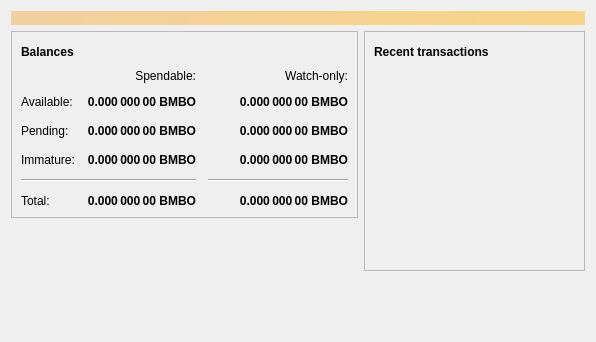
<?xml version="1.0" encoding="UTF-8"?>
<ui version="4.0">
 <class>OverviewPage</class>
 <widget class="QWidget" name="OverviewPage">
  <property name="geometry">
   <rect>
    <x>0</x>
    <y>0</y>
    <width>596</width>
    <height>342</height>
   </rect>
  </property>
  <property name="windowTitle">
   <string>Form</string>
  </property>
  <layout class="QVBoxLayout" name="topLayout">
   <item>
    <widget class="QLabel" name="labelAlerts">
     <property name="visible">
      <bool>false</bool>
     </property>
     <property name="styleSheet">
      <string notr="true">QLabel { background-color: qlineargradient(x1: 0, y1: 0, x2: 1, y2: 0, stop:0 #F0D0A0, stop:1 #F8D488); color:#000000; }</string>
     </property>
     <property name="wordWrap">
      <bool>true</bool>
     </property>
     <property name="margin">
      <number>3</number>
     </property>
     <property name="textInteractionFlags">
      <set>Qt::TextSelectableByMouse</set>
     </property>
    </widget>
   </item>
   <item>
    <layout class="QHBoxLayout" name="horizontalLayout" stretch="1,1">
     <item>
      <layout class="QVBoxLayout" name="verticalLayout_2">
       <item>
        <widget class="QFrame" name="frame">
         <property name="frameShape">
          <enum>QFrame::StyledPanel</enum>
         </property>
         <property name="frameShadow">
          <enum>QFrame::Raised</enum>
         </property>
         <layout class="QVBoxLayout" name="verticalLayout_4">
          <item>
           <layout class="QHBoxLayout" name="horizontalLayout_4">
            <item>
             <widget class="QLabel" name="label_5">
              <property name="font">
               <font>
                <weight>75</weight>
                <bold>true</bold>
               </font>
              </property>
              <property name="text">
               <string>Balances</string>
              </property>
             </widget>
            </item>
            <item>
             <widget class="QPushButton" name="labelWalletStatus">
              <property name="enabled">
               <bool>true</bool>
              </property>
              <property name="maximumSize">
               <size>
                <width>30</width>
                <height>16777215</height>
               </size>
              </property>
              <property name="toolTip">
               <string>The displayed information may be out of date. Your wallet automatically synchronizes with the BimboCoin network after a connection is established, but this process has not completed yet.</string>
              </property>
              <property name="text">
               <string/>
              </property>
              <property name="icon">
               <iconset resource="../bitcoin.qrc">
                <normaloff>:/icons/warning</normaloff>
                <disabledoff>:/icons/warning</disabledoff>:/icons/warning</iconset>
              </property>
              <property name="iconSize">
               <size>
                <width>24</width>
                <height>24</height>
               </size>
              </property>
              <property name="flat">
               <bool>true</bool>
              </property>
             </widget>
            </item>
            <item>
             <spacer name="horizontalSpacer_3">
              <property name="orientation">
               <enum>Qt::Horizontal</enum>
              </property>
              <property name="sizeHint" stdset="0">
               <size>
                <width>40</width>
                <height>20</height>
               </size>
              </property>
             </spacer>
            </item>
           </layout>
          </item>
          <item>
           <layout class="QGridLayout" name="gridLayout">
            <property name="spacing">
             <number>12</number>
            </property>
            <item row="2" column="2">
             <widget class="QLabel" name="labelWatchPending">
              <property name="font">
               <font>
                <weight>75</weight>
                <bold>true</bold>
               </font>
              </property>
              <property name="cursor">
               <cursorShape>IBeamCursor</cursorShape>
              </property>
              <property name="toolTip">
               <string>Unconfirmed transactions to watch-only addresses</string>
              </property>
              <property name="text">
               <string notr="true">0.000 000 00 BMBO</string>
              </property>
              <property name="alignment">
               <set>Qt::AlignRight|Qt::AlignTrailing|Qt::AlignVCenter</set>
              </property>
              <property name="textInteractionFlags">
               <set>Qt::LinksAccessibleByMouse|Qt::TextSelectableByKeyboard|Qt::TextSelectableByMouse</set>
              </property>
             </widget>
            </item>
            <item row="2" column="1">
             <widget class="QLabel" name="labelUnconfirmed">
              <property name="font">
               <font>
                <weight>75</weight>
                <bold>true</bold>
               </font>
              </property>
              <property name="cursor">
               <cursorShape>IBeamCursor</cursorShape>
              </property>
              <property name="toolTip">
               <string>Total of transactions that have yet to be confirmed, and do not yet count toward the spendable balance</string>
              </property>
              <property name="text">
               <string notr="true">0.000 000 00 BMBO</string>
              </property>
              <property name="alignment">
               <set>Qt::AlignRight|Qt::AlignTrailing|Qt::AlignVCenter</set>
              </property>
              <property name="textInteractionFlags">
               <set>Qt::LinksAccessibleByMouse|Qt::TextSelectableByKeyboard|Qt::TextSelectableByMouse</set>
              </property>
             </widget>
            </item>
            <item row="3" column="2">
             <widget class="QLabel" name="labelWatchImmature">
              <property name="font">
               <font>
                <weight>75</weight>
                <bold>true</bold>
               </font>
              </property>
              <property name="cursor">
               <cursorShape>IBeamCursor</cursorShape>
              </property>
              <property name="toolTip">
               <string>Mined balance in watch-only addresses that has not yet matured</string>
              </property>
              <property name="text">
               <string notr="true">0.000 000 00 BMBO</string>
              </property>
              <property name="alignment">
               <set>Qt::AlignRight|Qt::AlignTrailing|Qt::AlignVCenter</set>
              </property>
              <property name="textInteractionFlags">
               <set>Qt::LinksAccessibleByMouse|Qt::TextSelectableByKeyboard|Qt::TextSelectableByMouse</set>
              </property>
             </widget>
            </item>
            <item row="4" column="0" colspan="2">
             <widget class="Line" name="line">
              <property name="orientation">
               <enum>Qt::Horizontal</enum>
              </property>
             </widget>
            </item>
            <item row="4" column="2">
             <widget class="Line" name="lineWatchBalance">
              <property name="sizePolicy">
               <sizepolicy hsizetype="Preferred" vsizetype="Fixed">
                <horstretch>0</horstretch>
                <verstretch>0</verstretch>
               </sizepolicy>
              </property>
              <property name="minimumSize">
               <size>
                <width>140</width>
                <height>0</height>
               </size>
              </property>
              <property name="orientation">
               <enum>Qt::Horizontal</enum>
              </property>
             </widget>
            </item>
            <item row="5" column="0">
             <widget class="QLabel" name="labelTotalText">
              <property name="text">
               <string>Total:</string>
              </property>
             </widget>
            </item>
            <item row="3" column="1">
             <widget class="QLabel" name="labelImmature">
              <property name="font">
               <font>
                <weight>75</weight>
                <bold>true</bold>
               </font>
              </property>
              <property name="cursor">
               <cursorShape>IBeamCursor</cursorShape>
              </property>
              <property name="toolTip">
               <string>Mined balance that has not yet matured</string>
              </property>
              <property name="text">
               <string notr="true">0.000 000 00 BMBO</string>
              </property>
              <property name="alignment">
               <set>Qt::AlignRight|Qt::AlignTrailing|Qt::AlignVCenter</set>
              </property>
              <property name="textInteractionFlags">
               <set>Qt::LinksAccessibleByMouse|Qt::TextSelectableByKeyboard|Qt::TextSelectableByMouse</set>
              </property>
             </widget>
            </item>
            <item row="2" column="3">
             <spacer name="horizontalSpacer_2">
              <property name="orientation">
               <enum>Qt::Horizontal</enum>
              </property>
              <property name="sizeHint" stdset="0">
               <size>
                <width>40</width>
                <height>20</height>
               </size>
              </property>
             </spacer>
            </item>
            <item row="3" column="0">
             <widget class="QLabel" name="labelImmatureText">
              <property name="text">
               <string>Immature:</string>
              </property>
             </widget>
            </item>
            <item row="5" column="1">
             <widget class="QLabel" name="labelTotal">
              <property name="font">
               <font>
                <weight>75</weight>
                <bold>true</bold>
               </font>
              </property>
              <property name="cursor">
               <cursorShape>IBeamCursor</cursorShape>
              </property>
              <property name="toolTip">
               <string>Your current total balance</string>
              </property>
              <property name="text">
               <string notr="true">0.000 000 00 BMBO</string>
              </property>
              <property name="alignment">
               <set>Qt::AlignRight|Qt::AlignTrailing|Qt::AlignVCenter</set>
              </property>
              <property name="textInteractionFlags">
               <set>Qt::LinksAccessibleByMouse|Qt::TextSelectableByKeyboard|Qt::TextSelectableByMouse</set>
              </property>
             </widget>
            </item>
            <item row="5" column="2">
             <widget class="QLabel" name="labelWatchTotal">
              <property name="font">
               <font>
                <weight>75</weight>
                <bold>true</bold>
               </font>
              </property>
              <property name="cursor">
               <cursorShape>IBeamCursor</cursorShape>
              </property>
              <property name="toolTip">
               <string>Current total balance in watch-only addresses</string>
              </property>
              <property name="text">
               <string notr="true">0.000 000 00 BMBO</string>
              </property>
              <property name="alignment">
               <set>Qt::AlignRight|Qt::AlignTrailing|Qt::AlignVCenter</set>
              </property>
              <property name="textInteractionFlags">
               <set>Qt::LinksAccessibleByMouse|Qt::TextSelectableByKeyboard|Qt::TextSelectableByMouse</set>
              </property>
             </widget>
            </item>
            <item row="0" column="2">
             <widget class="QLabel" name="labelWatchonly">
              <property name="text">
               <string>Watch-only:</string>
              </property>
              <property name="alignment">
               <set>Qt::AlignRight|Qt::AlignTrailing|Qt::AlignVCenter</set>
              </property>
             </widget>
            </item>
            <item row="1" column="0">
             <widget class="QLabel" name="labelBalanceText">
              <property name="text">
               <string>Available:</string>
              </property>
             </widget>
            </item>
            <item row="1" column="1">
             <widget class="QLabel" name="labelBalance">
              <property name="font">
               <font>
                <weight>75</weight>
                <bold>true</bold>
               </font>
              </property>
              <property name="cursor">
               <cursorShape>IBeamCursor</cursorShape>
              </property>
              <property name="toolTip">
               <string>Your current spendable balance</string>
              </property>
              <property name="text">
               <string notr="true">0.000 000 00 BMBO</string>
              </property>
              <property name="alignment">
               <set>Qt::AlignRight|Qt::AlignTrailing|Qt::AlignVCenter</set>
              </property>
              <property name="textInteractionFlags">
               <set>Qt::LinksAccessibleByMouse|Qt::TextSelectableByKeyboard|Qt::TextSelectableByMouse</set>
              </property>
             </widget>
            </item>
            <item row="1" column="2">
             <widget class="QLabel" name="labelWatchAvailable">
              <property name="font">
               <font>
                <weight>75</weight>
                <bold>true</bold>
               </font>
              </property>
              <property name="cursor">
               <cursorShape>IBeamCursor</cursorShape>
              </property>
              <property name="toolTip">
               <string>Your current balance in watch-only addresses</string>
              </property>
              <property name="text">
               <string notr="true">0.000 000 00 BMBO</string>
              </property>
              <property name="alignment">
               <set>Qt::AlignRight|Qt::AlignTrailing|Qt::AlignVCenter</set>
              </property>
              <property name="textInteractionFlags">
               <set>Qt::LinksAccessibleByMouse|Qt::TextSelectableByKeyboard|Qt::TextSelectableByMouse</set>
              </property>
             </widget>
            </item>
            <item row="2" column="0">
             <widget class="QLabel" name="labelPendingText">
              <property name="text">
               <string>Pending:</string>
              </property>
             </widget>
            </item>
            <item row="0" column="1">
             <widget class="QLabel" name="labelSpendable">
              <property name="text">
               <string>Spendable:</string>
              </property>
              <property name="alignment">
               <set>Qt::AlignRight|Qt::AlignTrailing|Qt::AlignVCenter</set>
              </property>
             </widget>
            </item>
           </layout>
          </item>
         </layout>
        </widget>
       </item>
       <item>
        <spacer name="verticalSpacer">
         <property name="orientation">
          <enum>Qt::Vertical</enum>
         </property>
         <property name="sizeHint" stdset="0">
          <size>
           <width>20</width>
           <height>40</height>
          </size>
         </property>
        </spacer>
       </item>
      </layout>
     </item>
     <item>
      <layout class="QVBoxLayout" name="verticalLayout_3">
       <item>
        <widget class="QFrame" name="frame_2">
         <property name="frameShape">
          <enum>QFrame::StyledPanel</enum>
         </property>
         <property name="frameShadow">
          <enum>QFrame::Raised</enum>
         </property>
         <layout class="QVBoxLayout" name="verticalLayout">
          <item>
           <layout class="QHBoxLayout" name="horizontalLayout_2">
            <item>
             <widget class="QLabel" name="label_4">
              <property name="font">
               <font>
                <weight>75</weight>
                <bold>true</bold>
               </font>
              </property>
              <property name="text">
               <string>Recent transactions</string>
              </property>
             </widget>
            </item>
            <item>
             <widget class="QPushButton" name="labelTransactionsStatus">
              <property name="enabled">
               <bool>true</bool>
              </property>
              <property name="maximumSize">
               <size>
                <width>30</width>
                <height>16777215</height>
               </size>
              </property>
              <property name="toolTip">
               <string>The displayed information may be out of date. Your wallet automatically synchronizes with the BimboCoin network after a connection is established, but this process has not completed yet.</string>
              </property>
              <property name="text">
               <string/>
              </property>
              <property name="icon">
               <iconset resource="../bitcoin.qrc">
                <normaloff>:/icons/warning</normaloff>
                <disabledoff>:/icons/warning</disabledoff>:/icons/warning</iconset>
              </property>
              <property name="iconSize">
               <size>
                <width>24</width>
                <height>24</height>
               </size>
              </property>
              <property name="flat">
               <bool>true</bool>
              </property>
             </widget>
            </item>
            <item>
             <spacer name="horizontalSpacer">
              <property name="orientation">
               <enum>Qt::Horizontal</enum>
              </property>
              <property name="sizeHint" stdset="0">
               <size>
                <width>40</width>
                <height>20</height>
               </size>
              </property>
             </spacer>
            </item>
           </layout>
          </item>
          <item>
           <widget class="QListView" name="listTransactions">
            <property name="styleSheet">
             <string notr="true">QListView { background: transparent; }</string>
            </property>
            <property name="frameShape">
             <enum>QFrame::NoFrame</enum>
            </property>
            <property name="verticalScrollBarPolicy">
             <enum>Qt::ScrollBarAlwaysOff</enum>
            </property>
            <property name="horizontalScrollBarPolicy">
             <enum>Qt::ScrollBarAlwaysOff</enum>
            </property>
            <property name="selectionMode">
             <enum>QAbstractItemView::NoSelection</enum>
            </property>
           </widget>
          </item>
         </layout>
        </widget>
       </item>
       <item>
        <spacer name="verticalSpacer_2">
         <property name="orientation">
          <enum>Qt::Vertical</enum>
         </property>
         <property name="sizeHint" stdset="0">
          <size>
           <width>20</width>
           <height>40</height>
          </size>
         </property>
        </spacer>
       </item>
      </layout>
     </item>
    </layout>
   </item>
  </layout>
 </widget>
 <resources/>
 <connections/>
</ui>
